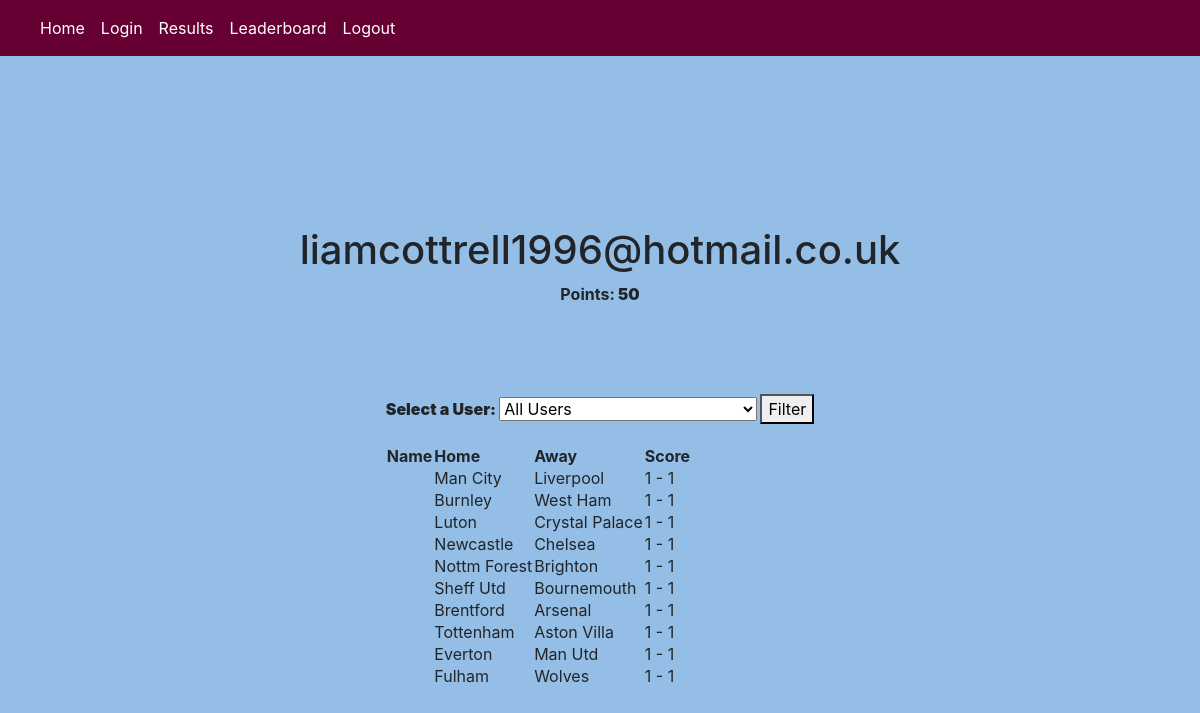
/score (signed in), run on the app's committed database.
### app.py (models this page shows, shortened)
class User(db.Model):
    id = db.Column(db.Integer, primary_key=True)
    email = db.Column(db.String(120), unique=True, nullable=False)
    password = db.Column(db.String(60), nullable=False)

class Scores(db.Model):
    id = db.Column(db.Integer, primary_key=True)
    user_id = db.Column(db.Integer, db.ForeignKey('user.id'), nullable=False)
    player_score = db.Column(db.Integer, nullable=False)
    user = db.relationship('User', backref='scores')

class Fixture(db.Model):
    id = db.Column(db.Integer, primary_key=True)
    home_team = db.Column(db.String(50), nullable=False)
    away_team = db.Column(db.String(50), nullable=False)

class Prediction(db.Model):
    id = db.Column(db.Integer, primary_key=True)
    user_id = db.Column(db.Integer, db.ForeignKey('user.id'), nullable=False)
    fixture_id = db.Column(db.Integer, db.ForeignKey('fixture.id'), nullable=False)
    home_score = db.Column(db.Integer, nullable=False)
    away_score = db.Column(db.Integer, nullable=False)
    user = db.relationship('User', backref='predictions')
    fixture = db.relationship('Fixture', backref='predictions')

### app.py (the view)
@app.route('/score')
def results():
    user = current_user
    user_id = user.id
    points = Scores.query.filter_by(user_id=user_id).first()
    print('user1')
    all_users = User.query.all()
    print(all_users)
    past_weeks_sums = {}
    for u in all_users:
        user_scores = Scores.query.filter_by(user_id=u.id).all()
        past_weeks_sums[u.id] = sum(score.player_score for score in user_scores)
        print(past_weeks_sums)
    user = current_user
    user_id = user.id
    points = Scores.query.filter_by(user_id=user_id).first()
    print('user1')
    users = User.query.all()
    selected_user_id = None
    if request.method == 'POST':
        selected_user_id = request.form.get('user_id')
    if selected_user_id:
        all_predictions = db.session.query(User, Fixture, Prediction). \
            join(Prediction, User.id == Prediction.user_id). \
            join(Fixture, Prediction.fixture_id == Fixture.id). \
            filter(Prediction.user_id == int(selected_user_id)).all()
    else:
        all_predictions = db.session.query(User, Fixture, Prediction). \
            join(Prediction, User.id == Prediction.user_id). \
            join(Fixture, Prediction.fixture_id == Fixture.id).all()
    return render_template("score.html", user = user, score = points, past_weeks_sums=past_weeks_sums, all_predictions=all_predictions, users=users, selected_user_id=selected_user_id)

### app.py (called while the page is built)
@login_manager.user_loader
def load_user(user_id):
    return User.query.get(int(user_id))

### templates/score.html (shortened to what this page needs)
{% extends "base.html" %}
{% block content %}
    <!DOCTYPE html>
    <html>
    <head>
    </head>
    <body>
        {% if user %}
            <h1>{{ user.email }}</h1>
            <p><b>Points:<b> {{ score.player_score }}</p>
        {% else %}
            <p>{{ score }}</p>
        {% endif %}
    </body>
    </html>
<br>
<br>
<br>
    <form method="post" action="/score_table">
        <label for="user_id">Select a User:</label>
        <select name="user_id" id="user_id">
            <option value="">All Users</option>
        </select>
        <button type="submit">Filter</button>
    </form>
    <table>
        <thead>
            <tr>
                <th>Name</th>
                <th>Home</th>
                <th>Away</th>
                <th>Score</th>
            </tr>
        </thead>
        <tbody>
            {% for user, fixture, prediction in all_predictions %}
                <tr>
                    <td>{{ user.name }}</td>
                    <td>{{ fixture.home_team }}</td>
                    <td>{{ fixture.away_team }}</td>
                    <td>{{ prediction.home_score }} - {{ prediction.away_score }}</td>
                </tr>
            {% endfor %}
        </tbody>
    </table>
{% endblock %}

### templates/base.html (shortened to what this page needs)
<html>
<head>
    <link rel="stylesheet" href="https://cdn.jsdelivr.net/npm/bootstrap@4.3.1/dist/css/bootstrap.min.css">
    <link rel="stylesheet" type="text/css" href="{{ url_for('static', filename='styles.css') }}">
    </head>
    <body>
        <nav class="navbar navbar-expand-lg custom-navbar">
          <div class="collapse navbar-collapse" id="navbarSupportedContent">
            <ul class="navbar-nav mr-auto">
              <li class="nav-item active">
                <a class="nav-link" href="/">Home <span class="sr-only">(current)</span></a>
              </li>
              <li class="nav-item">
                <a class="nav-link" href="/login">Login</a>
              </li>
              <li class="nav-item">
                <a class="nav-link" href="/score">Results</a>
              </li>
                <li class="nav-item">
                <a class="nav-link" href="/leaderboard">Leaderboard</a>
              </li>
              <li class="nav-item">
                <a class="nav-link" href="/logout">Logout</a>
              </li>
            </ul>
          </div>
        </nav>
        <div class="container">
            {% block content %}
            {% endblock %}
        </div>
    </body>
</html>

### static/styles.css (style rules this page uses)
.custom-navbar { background-color: #660033; }
.custom-navbar .nav-link { color: white; }
.container { display: flex; flex-direction: column; align-items: center; justify-content: center; height: 100vh; }
body { background-color: #94BEE5; }

### data on the page
User: email "liamcottrell1996@hotmail.co.uk", home_team "Man City", away_team "Liverpool", home_score "1", away_score "1", home_team "Burnley", away_team "West Ham", home_team "Luton", away_team "Crystal Palace", home_team "Newcastle", away_team "Chelsea", home_team "Nottm Forest", away_team "Brighton", home_team "Sheff Utd", away_team "Bournemouth", home_team "Brentford", away_team "Arsenal", home_team "Tottenham", away_team "Aston Villa", home_team "Everton", away_team "Man Utd", home_team "Fulham", away_team "Wolves"
Scores: player_score "50"
